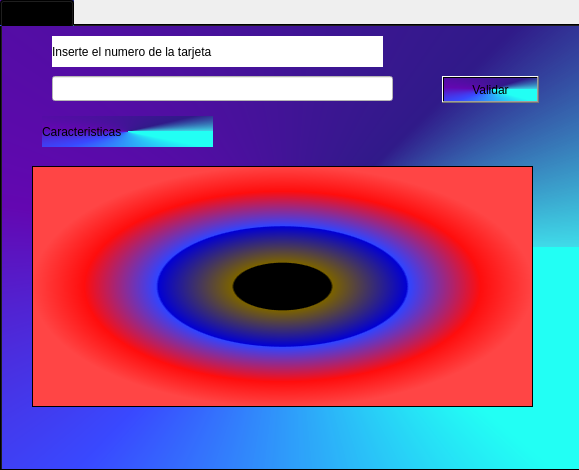
<?xml version="1.0" encoding="UTF-8"?>
<ui version="4.0">
 <class>Form</class>
 <widget class="QWidget" name="Form">
  <property name="geometry">
   <rect>
    <x>0</x>
    <y>0</y>
    <width>579</width>
    <height>470</height>
   </rect>
  </property>
  <property name="windowTitle">
   <string>Form</string>
  </property>
  <widget class="QTabWidget" name="infoTab">
   <property name="geometry">
    <rect>
     <x>0</x>
     <y>0</y>
     <width>581</width>
     <height>471</height>
    </rect>
   </property>
   <property name="toolTip">
    <string>&lt;html&gt;&lt;head/&gt;&lt;body&gt;&lt;p&gt;QAOI{FLJASpf{ASFASfAS&lt;/p&gt;&lt;/body&gt;&lt;/html&gt;</string>
   </property>
   <property name="styleSheet">
    <string notr="true">background-color: qconicalgradient(cx:0.5, cy:0.5, angle:0, stop:0 rgba(63, 219, 233, 255), stop:0.143495 rgba(48, 26, 137, 255), stop:0.469194 rgba(99, 7, 177, 255), stop:0.649289 rgba(57, 73, 255, 255), stop:0.867299 rgba(34, 255, 244, 255));</string>
   </property>
   <property name="currentIndex">
    <number>0</number>
   </property>
   <widget class="QWidget" name="infoTabPage1_2">
    <property name="whatsThis">
     <string>&lt;html&gt;&lt;head/&gt;&lt;body&gt;&lt;p&gt;agasdfasdfasdf&lt;/p&gt;&lt;p&gt;&lt;br/&gt;&lt;/p&gt;&lt;/body&gt;&lt;/html&gt;</string>
    </property>
    <attribute name="title">
     <string>Validador</string>
    </attribute>
    <widget class="QPushButton" name="pushButton">
     <property name="geometry">
      <rect>
       <x>440</x>
       <y>50</y>
       <width>97</width>
       <height>27</height>
      </rect>
     </property>
     <property name="text">
      <string>Validar</string>
     </property>
    </widget>
    <widget class="QLineEdit" name="lineEdit">
     <property name="geometry">
      <rect>
       <x>50</x>
       <y>50</y>
       <width>341</width>
       <height>25</height>
      </rect>
     </property>
     <property name="styleSheet">
      <string notr="true">background-color: rgb(255, 255, 255);</string>
     </property>
    </widget>
    <widget class="QLabel" name="label">
     <property name="geometry">
      <rect>
       <x>50</x>
       <y>10</y>
       <width>331</width>
       <height>31</height>
      </rect>
     </property>
     <property name="styleSheet">
      <string notr="true">background-color: rgb(255, 255, 255);</string>
     </property>
     <property name="text">
      <string>Inserte el numero de la tarjeta</string>
     </property>
    </widget>
    <widget class="QListWidget" name="listWidget">
     <property name="geometry">
      <rect>
       <x>30</x>
       <y>140</y>
       <width>501</width>
       <height>241</height>
      </rect>
     </property>
     <property name="styleSheet">
      <string notr="true">background-color: qradialgradient(spread:pad, cx:0.5, cy:0.5, radius:0.5, fx:0.5, fy:0.5, stop:0 rgba(0, 0, 0, 255), stop:0.19397 rgba(0, 0, 0, 255), stop:0.202312 rgba(122, 97, 0, 255), stop:0.495514 rgba(2, 0, 211, 255), stop:0.504819 rgba(49, 68, 255, 255), stop:0.79 rgba(255, 13, 13, 255), stop:1 rgba(255, 69, 69, 255));</string>
     </property>
    </widget>
    <widget class="QLabel" name="label_2">
     <property name="geometry">
      <rect>
       <x>40</x>
       <y>90</y>
       <width>171</width>
       <height>31</height>
      </rect>
     </property>
     <property name="text">
      <string>Caracteristicas</string>
     </property>
    </widget>
   </widget>
  </widget>
 </widget>
 <resources/>
 <connections/>
</ui>
